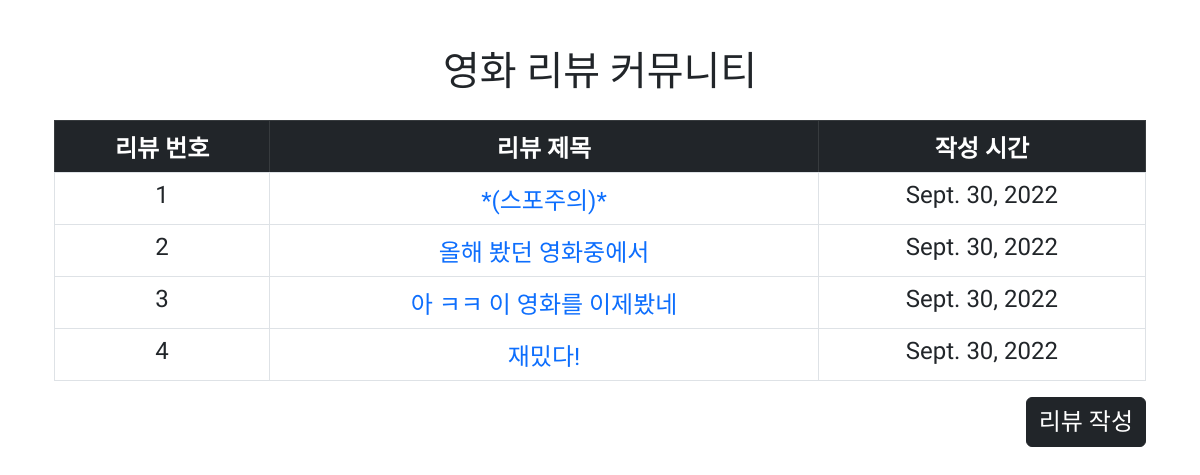
The app's page /, older data.
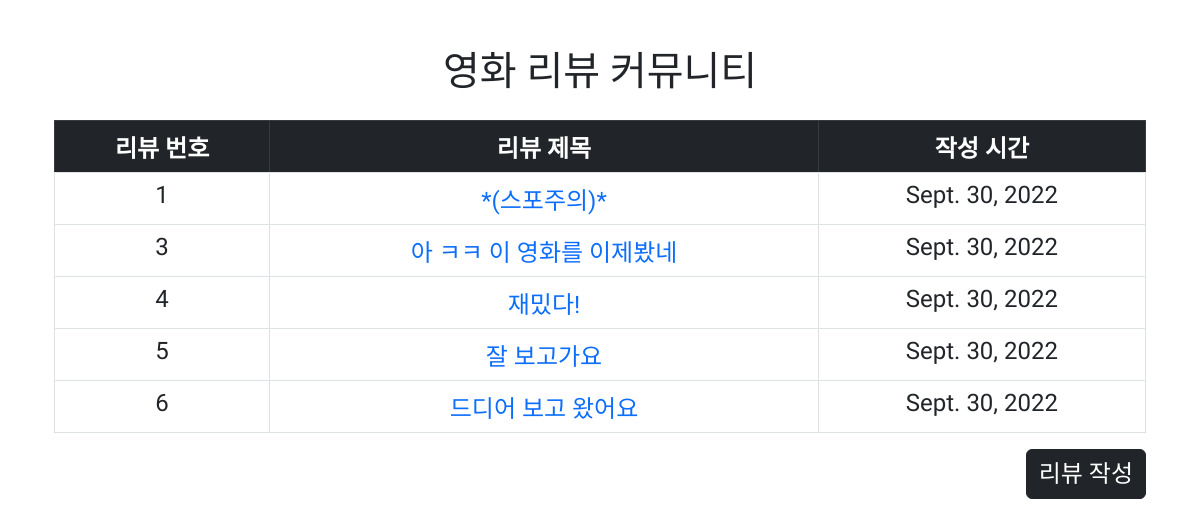
The same page, newer data.
### apps/models.py (models this page shows)
class Review(models.Model):
    title = models.CharField(max_length=80)
    content = models.TextField()
    created_at = models.DateField(auto_now_add=True)
    update = models.DateField(auto_now=True)

### apps/views.py (the view)
# urls.py: path("", views.index, name="index"),
def index(request):
    reviews = Review.objects.all()
    context = {
        "reviews": reviews,
    }
    return render(request, "apps/index.html", context)

### apps/templates/apps/index.html (shortened to what this page needs)
{% extends 'base.html' %}
{% block content %}
<div class="container mt-5">
    <div class="col-md-12">
        <h1 class="text-center my-4">영화 리뷰 커뮤니티</h1>
        <body>
            <div class="col-md-12">
                <div class="container ">
                    <table class="table table-bordered">
                        <tr>
                            <thead class="table-dark text-center fs-4">
                                <th>리뷰 번호</th>
                                <th>리뷰 제목</th>
                                <th>작성 시간</th>
                            </thead>
                        </tr>
                        <tbody>
                            {% for review in reviews %}
                            <tr class="text-center">
                                <td class="fs-4">{{review.id}}</td>
                                <td><a class="fs-4" href="{% url 'apps:detail' review.pk  %}">{{review.title}}</a></td>
                                <td class="fs-4">{{review.created_at}}</td>
                            </tr>
                        </tbody>
                        {% endfor %}
                    </table>
                    <button type="button" class="btn btn-dark mb-2" style="float:right;"><a class="text-white fs-4"
                            href="{% url 'apps:new' %}">리뷰 작성</a></button>
                </div>
            </div>
            {% endblock %}

### templates/base.html (shortened to what this page needs)
<html lang="en">
<head>
    <link href="https://cdn.jsdelivr.net/npm/bootstrap@5.2.1/dist/css/bootstrap.min.css" rel="stylesheet"
>
</head>
<body>
    {% block content %}
    {% endblock content %}
</body>
</html>

### templates/base.html (style rules this page uses)
a { text-decoration: none; }
body { background-image: url("https://img.freepik.com/free-photo/white-texture_1160-786.jpg?w=1060&t=st=1664522183~exp=1664522783~hmac=975687c630698d9e259d61ad8f2ca4683422f5c228ccc216ef1b3dffc87845e6"); background-repeat: no-repeat; background-size: cover; }
* { font-family: 'Do Hyeon', sans-serif; }

Row changes from the older to the newer data that the page shows:
removed Review: id "2", title "올해 봤던 영화중에서", created_at "Sept. 30, 2022"
added Review: id "5", title "잘 보고가요", created_at "Sept. 30, 2022"
added Review: id "6", title "드디어 보고 왔어요", created_at "Sept. 30, 2022"
